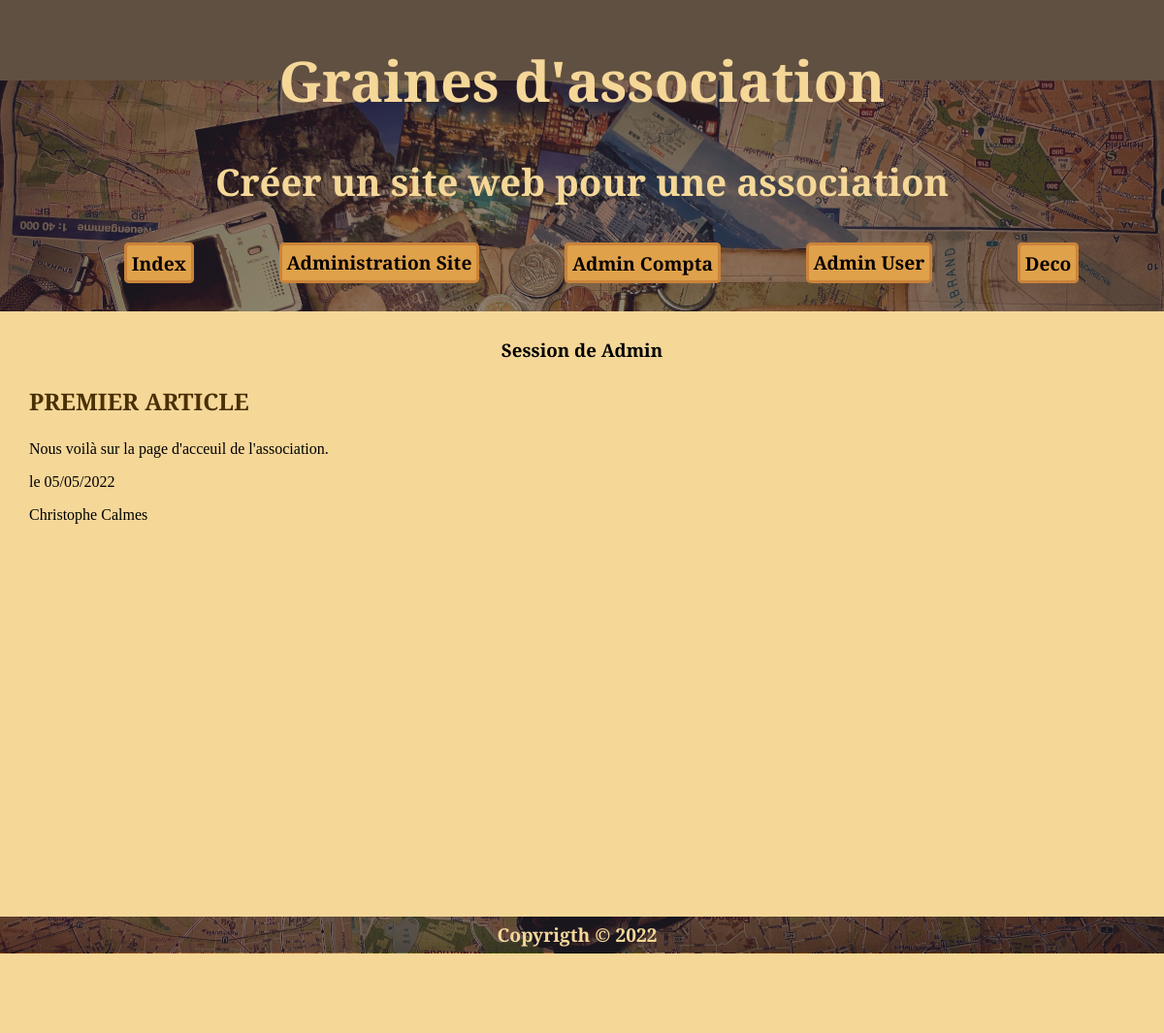
Screenshot of /index.php?idNav=35&idArticle=10 (signed in) with the database file from the repository.
### tables this page shows
CREATE TABLE `dataSite` (
  `idDataSite` int NOT NULL,
  `titre` varchar(50) NOT NULL,
  `sousTitre` varchar(100) NOT NULL,
  `description` varchar(150) NOT NULL,
  `anneeCour` varchar(12) NOT NULL,
  `cotisation` float NOT NULL,
  `clotureCompta` tinyint(1) NOT NULL DEFAULT '0',
  `emailContact` varchar(60) DEFAULT NULL,
  `url` varchar(255) DEFAULT NULL,
  `adresse` varchar(255) DEFAULT NULL
);

CREATE TABLE `navigation` (
  `idNav` int NOT NULL,
  `nomNav` varchar(30) NOT NULL,
  `cheminNav` varchar(80) NOT NULL,
  `menuVisible` tinyint(1) NOT NULL,
  `zoneMenu` int NOT NULL,
  `ordre` tinyint NOT NULL,
  `niveau` tinyint NOT NULL,
  `valide` tinyint NOT NULL DEFAULT '1',
  `deroulant` tinyint NOT NULL DEFAULT '0',
  `targetRoute` varchar(16) NOT NULL DEFAULT '0'
);

CREATE TABLE `articles` (
  `idArticle` int NOT NULL,
  `titre` varchar(100) NOT NULL,
  `texte` text NOT NULL,
  `valide` tinyint(1) NOT NULL,
  `date` datetime NOT NULL DEFAULT CURRENT_TIMESTAMP,
  `auteur` int NOT NULL
);

CREATE TABLE `users` (
  `idUser` int NOT NULL,
  `login` varchar(30) DEFAULT NULL,
  `mdp` varchar(80) DEFAULT NULL,
  `email` varchar(60) DEFAULT NULL,
  `nom` varchar(60) NOT NULL,
  `prenom` varchar(60) NOT NULL,
  `adresse` varchar(255) DEFAULT NULL,
  `ville` varchar(255) DEFAULT NULL,
  `codePostal` varchar(10) DEFAULT NULL,
  `bornYear` varchar(4) DEFAULT NULL,
  `role` tinyint(1) NOT NULL DEFAULT '0',
  `valide` tinyint(1) DEFAULT '0',
  `token` varchar(24) DEFAULT NULL,
  `cotisation` tinyint(1) DEFAULT '0',
  `dateInscription` datetime NOT NULL DEFAULT CURRENT_TIMESTAMP,
  `dateCotisation` date DEFAULT NULL,
  `dateConnexion` datetime NOT NULL DEFAULT CURRENT_TIMESTAMP,
  `telephone` varchar(30) DEFAULT NULL,
  `numeroAdherant` varchar(12) DEFAULT NULL
);

### index.php (called while the page is built, shortened)
<?php
include 'path.php';
include   $cheminCorps.'kether.php';
include   $cheminCorps.'head.php';
include   $cheminCorps.'navHigh.php';
include   $cheminCorps.'main.php';
include   $cheminCorps.'foot.php';
?>

### objets/RCUD.php (called while the page is built, shortened)
<?php
class RCUD extends ParamDB {
  private $sql;
  private $param;
  public function __construct($sql, $param) {
    $this->sql = $sql;
    $this->param = $param;
  }
  public function READ() {
    try {
      $conn = new PDO("mysql:host=$this->serverName;dbname=$this->dbName", $this->userName, $this->password);
      $conn->setAttribute(PDO::ATTR_ERRMODE, PDO::ERRMODE_EXCEPTION);
    } catch(PDOException $e) {
     echo "Error: " . $e->getMessage();
    }
    $data = $conn->prepare($this->sql);
    foreach ($this->param as $key) {
      $data->bindParam($key['prep'],$key['variable']);
    }
    $data->execute();
    $data->setFetchMode(PDO::FETCH_ASSOC);
    $dataTraiter = $data->fetchAll();
    return $dataTraiter;
  }
}

### pages/corps/kether.php (called while the page is built, shortened)
<?php
$sql = "SELECT `titre`, `sousTitre`, `description` FROM `dataSite`";
$param = [];
$read = new RCUD($sql, $param);
$dataHead = $read->READ();
$title =  $dataHead[0]['titre'];
$title2 = $dataHead[0]['sousTitre'];
require 'functions/functionDateTime.php';

### sources/navigation/objets/getNav.php (called while the page is built, shortened)
<?php
class GetNav {
  public function getMenuNav($niveau,  $zone) {
    $sql = "SELECT `idNav`, `nomNav`, `deroulant`, `zoneMenu`, `niveau`, `targetRoute`
    FROM `navigation`
    WHERE `niveau` = :niveau AND `zoneMenu` = :zoneMenu AND `menuVisible`= 1 AND `valide` = 1
    ORDER BY `ordre`";
    $param = [['prep'=>':niveau', 'variable'=>$niveau], ['prep'=>':zoneMenu', 'variable'=>$zone]];
    $data = new RCUD($sql, $param);
    return $data->READ();
  }
}

### sources/secretariat/objets/getArticle.php (called while the page is built, shortened)
<?php
class GetArticle {
  public function getOneArticle($id) {
    $param = [['prep'=>':idArticle', 'variable'=>$id]];
    $select = "SELECT `idArticle`, `titre`, `texte`, `date`, `nom`, `prenom`, `articles`.`valide`
    FROM `articles`
    INNER JOIN `users` ON `idUser` = `auteur`
    WHERE `idArticle` = :idArticle";
    $select = new RCUD($select, $param);
    return $select->READ();
  }
}

### functions/functionDateTime.php (called while the page is built, shortened)
<?php
function brassageDate($data) {
$date = $data;
$year = substr($date,0,4);
$month = substr($date,5,2);
$day = substr($date,8,2);
$date = $day.'/'.$month.'/'.$year;
return $date;
}

### sources/navigation/objets/printNav.php (the view, shortened to what this page needs)
<?php
class PrintNav extends GetNav {
  public function printNavigationBandeau($variable) {
    echo '<nav>
    <ul class="navigationBandeau">';
    echo '<li><a href="index.php?idNav=0" class="lienNav">Index</a></li>';
    foreach ($variable as $key => $value) {
      if($value['deroulant'] > 0) {
        echo '<div class="dropdown">';
        echo '<button class="buttonForm">'.utf8_encode($value['nomNav']).'</button>';
        echo '</div>';
        } else {
        echo '<li><a href="index.php?idNav='.$value['targetRoute'].'" class="lienNav">'.utf8_encode($value['nomNav']).'</a></li>';
      }
    }
    echo '</ul>
    </nav>';
  }
}

### pages/corps/navHigh.php (shortened to what this page needs)
<header class="parallax-effect">
<div class="calque">
  <h1><?=$title?></h1>
  <h2><?=$title2?></h2>
  <?php include 'sources/navigation/affichages/bandeauHaut.php'; ?>
  </div>
</header>

### sources/secretariat/objets/printArticle.php (shortened to what this page needs)
<?php
class PrintArticle extends GetArticle {
  public function affichageLastArticle($data){
    if($data != []){
    echo '<section class="articleIndex"><article>';
      echo '<h3 class="titrePage">'.$data[0]['titre'].'</h3>';
      echo '<p>'.$data[0]['texte'].'</p>';
      echo '<p>le '.brassageDate($data[0]['date']).'</p>';
      echo '<p>'.$data[0]['prenom'].' '.$data[0]['nom'].'</p>';
    echo'</article></section>';
  } else {
        echo '<section class="articleIndex"><article>
        <p>Pas encore d\'article posté.</p>
        </article></section>';
  }
  }
}

### css/master.css (style rules this page uses)
body { font-family: 'Roboto Serif', serif; height: auto; width: auto; margin: 0; background: #F5D798ff; }
h1, h2 { font-size: 3em; color:#F5D798ff; text-align: center; font-family: 'Cinzel', serif; }
h1 { font-size: 3em; }
h2 { font-size: 2em; }
h3, h4, h5, h6 { font-family: 'Playfair Display', serif; }
.titrePage { font-size: 1.5em; color: #493005ff; text-transform: uppercase; }
header { background-color: hsla(38, 87%, 15%, 0.5); }
.articleIndex { text-align: justify; margin-left: auto; }
ul { list-style: none; }
.parallax-effect { background-image: url("../images/rollMap.webp"); min-height: 15vh; background-attachment: fixed; background-position: center; background-repeat: no-repeat; background-size: 100%; text-align: center; }
.calque { min-height: 200%; font-weight: 600; font-size: 1.2em; background-color: hsla(264, 15%, 19%, 0.55); width: auto; color: #F5D798ff; padding: 0.25em; }
.navigationBandeau { list-style: none; display: flex; flex-direction: row; justify-content: space-evenly; align-items: center; }
.navigationBandeau li { padding-left: 0.5em; padding-right: 0.5em; margin-left: 1em; margin-right: 1em; text-align: center; }
.lienNav { text-decoration: none; background-color: #DFA14Aff; border: 3px solid #CA8339ff; font-family: 'Cinzel', serif; color: #070000ff; border-radius: 5px; padding: auto; cursor: auto; font-weight: 600; padding: 0.25em; margin: 0.25em; transition: border 0.7s; }
.dropdown { display: inline-block; }
.buttonForm { background-color: #DFA14Aff; border: 3px solid #CA8339ff; font-family: 'Cinzel', serif; font-size: 1em; color: #070000ff; border-radius: 5px; padding: 0.25em; margin: 0.25em; cursor: auto; font-weight: 600; margin: 0.25em; transition: border 0.7s; }

### rows the page displays
datasite: titre "Graines d'association", sousTitre "Créer un site web pour une association"
navigation: nomNav "Administration Site"
navigation: nomNav "Admin Compta"
navigation: nomNav "Admin User"
navigation: nomNav "Deco"
articles: titre "PREMIER ARTICLE", texte "Nous voilà sur la page d'acceuil de l'association.", date "05/05/2022", auteur.prenom "Christophe", auteur.nom "Calmes"

### other values shown
$_SESSION['login'] "Admin"
